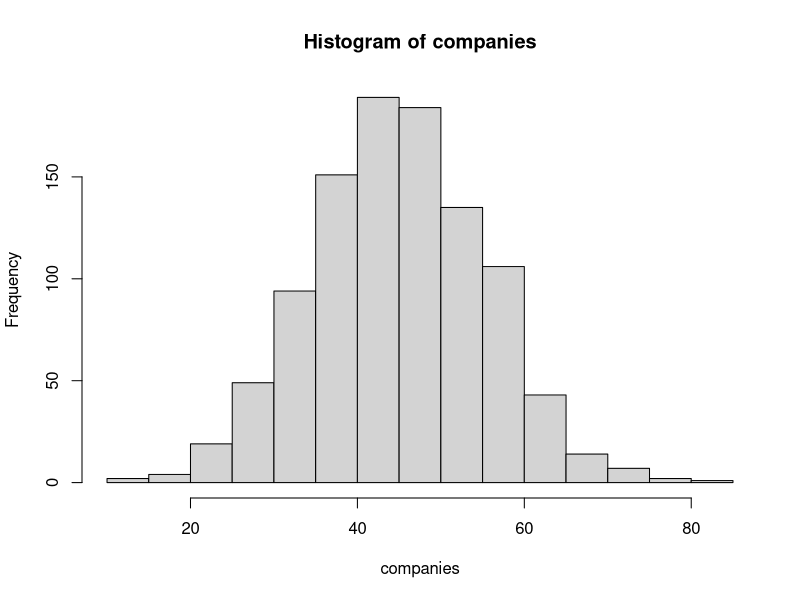
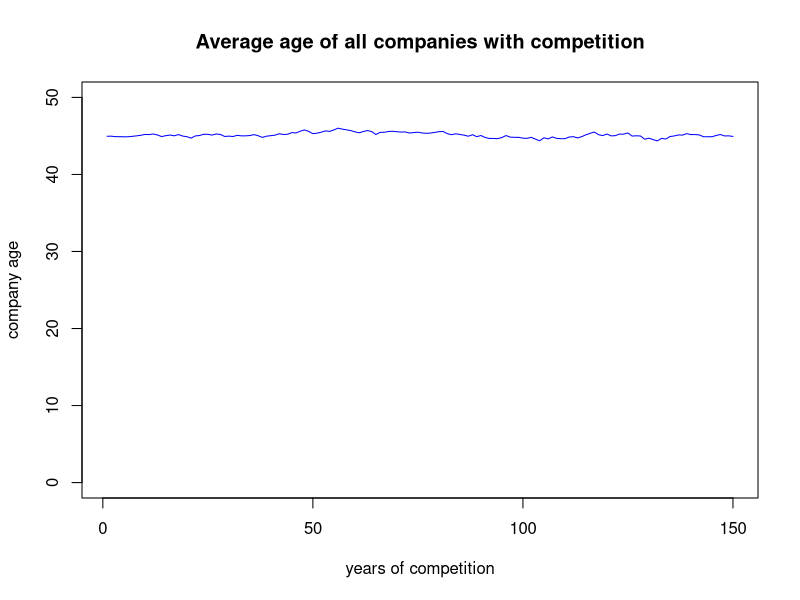

Write the R code that produced these figures, in order.
## ---- chunk 1
# setup the environment
setwd = "~/Projects/CompanyAgeSimulation"
set.seed = 1024

# set starting parameters
starting_average_age = 45
starting_standard_deviation_age = 10
number_of_companies = 1000

# set simulation parameters
product_substitution_rate = .03
age_of_disruptor = 12
years_of_competition = 150
## ---- chunk 2
# create companies
companies <- round(rnorm(number_of_companies,
                         mean=starting_average_age,
                         sd=starting_standard_deviation_age
                         ),
                   digits=1)

# check company ages by plotting
summary(companies)
hist(companies)
## ---- chunk 3
# Function to return a new set of company ages after 1 year of competition
compete <- function(age_vector, substitution_rate){
  # Pick companies to be replaced by new entrants
  targets <- round(runif(substitution_rate*length(age_vector),
                         min=1, max=length(age_vector)
                         )
                   )
  
  # Age all companies by 1 year
  age_vector <- age_vector + 1
  
  # Replace target companies with new entrants
  age_vector[targets] <- age_of_disruptor
  return(age_vector)
  }

# simulate new companies entering and competing
simulate <- function(age_vector, run_years, substitution_rate){
  ages_all <- 0
  for(i in 1:run_years){
    age_vector <- compete(age_vector,substitution_rate)
    ages_all[i] = mean(age_vector)
    }
  return(ages_all)
  }
## ---- chunk 4
# Run the simulation
ages_all <- simulate(companies, years_of_competition, product_substitution_rate)
## ---- chunk 5
# plot average age of all companies
plot(seq(1,years_of_competition),ages_all,
     type='l',
     ylim=c(0,50),
     col='blue',
     main='Average age of all companies with competition',
     xlab='years of competition',
     ylab='company age'
     )
